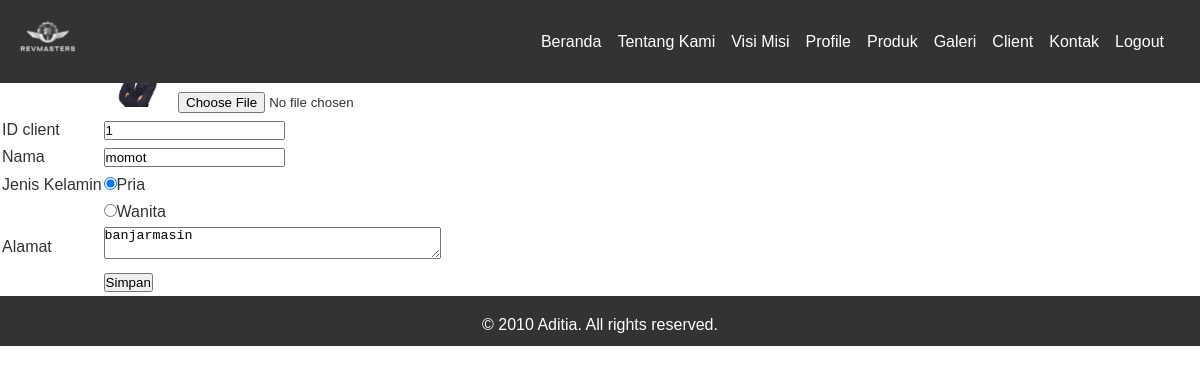
/index.php?p=client-edit&id=1 (signed in), run on the app's committed database.
### tables this page shows
CREATE TABLE `client` (
  `idclient` int(5) NOT NULL,
  `nama` varchar(35) NOT NULL,
  `jeniskelamin` varchar(35) NOT NULL,
  `alamat` varchar(35) NOT NULL,
  `status` int(20) NOT NULL,
  `foto` varchar(35) NOT NULL
);

### pages/client-edit.php (the view, shortened to what this page needs)
<?php
$idclient = $_GET['id'];
$q_tampil_client = mysqli_query($conn, "SELECT * FROM client WHERE idclient='$idclient'");
$r_tampil_client = mysqli_fetch_array($q_tampil_client);
?>
<div id="label-page"><h3>Edit Data client</h3></div>
<div id="content">
    <form action="proses/client-edit-proses.php" method="post" enctype="multipart/form-data">
        <table id="tabel-input">
            <tr>
                <td class="label-formulir">FOTO</td>
                <td class="isian-formulir">
                    <input type="file" name="foto" class="isian-formulir isian-formulir-border">
                </td>
            </tr>
            <tr>
                <td class="label-formulir">ID client</td>
                <td class="isian-formulir">
                    <input type="text" name="idclient" value="<?php echo $r_tampil_client['idclient']; ?>" readonly="readonly" class="isian-formulir isian-formulir-border warna-formulir-disabled">
                </td>
            </tr>
            <tr>
                <td class="label-formulir">Nama</td>
                <td class="isian-formulir">
                    <input type="text" name="nama" value="<?php echo $r_tampil_client['nama']; ?>" class="isian-formulir isian-formulir-border">
                </td>
            </tr>
            <tr>
                <td class="label-formulir">Jenis Kelamin</td>
                <?php
                if ($r_tampil_client['jeniskelamin'] == "Pria") {
                    echo "<td class='isian-formulir'><input type='radio' name='jenis_kelamin' value='Pria' checked>Pria</label></td>";
                } else {
                    echo "<td class='isian-formulir'><input type='radio' name='jenis_kelamin' value='Pria'>Pria</label></td>";
                }
                ?>
            </tr>
            <tr>
                <td class="label-formulir"></td>
                <?php
                if ($r_tampil_client['jeniskelamin'] == "Wanita") {
                    echo "<td class='isian-formulir'><input type='radio' name='jenis_kelamin' value='Wanita' checked>Wanita</td>";
                } else {
                    echo "<td class='isian-formulir'><input type='radio' name='jenis_kelamin' value='Wanita'>Wanita</td>";
                }
                ?>
            </tr>
            <tr>
                <td class="label-formulir">Alamat</td>
                <td class="isian-formulir">
                    <textarea rows="2" cols="40" name="alamat" class="isian-formulir isian-formulir-border"><?php echo $r_tampil_client['alamat']; ?></textarea>
                </td>
            </tr>
            <tr>
                <td class="label-formulir"></td>
                <td class="isian-formulir">
                    <input type="submit" name="simpan" onclick="return confirm('Yakin Data Disimpan?')" value="Simpan" id="tombol-simpan">
                </td>
            </tr>
        </table>
    </form>
</div>

### css/styles.css (style rules this page uses)
* { box-sizing: border-box; margin: 0; padding: 0; }
body { font-family: system-ui, -apple-system, BlinkMacSystemFont, 'Segoe UI', Roboto, Oxygen, Ubuntu, Cantarell, 'Open Sans', 'Helvetica Neue', sans-serif, sans-serif; font-size: 16px; line-height: 1.5; color: #333; }
* { margin: 0; padding: 0; }
body { height: 100%; display: flex; flex-direction: column; margin: 0; font-family: system-ui, -apple-system, BlinkMacSystemFont, 'Segoe UI', Roboto, Oxygen, Ubuntu, Cantarell, 'Open Sans', 'Helvetica Neue', sans-serif, sans-serif; }
* { margin: 0; padding: 0; box-sizing: border-box; }
body { font-family: Arial, sans-serif; line-height: 1.6; }

### data on the page
client: idclient "1", nama "momot", alamat "banjarmasin"
